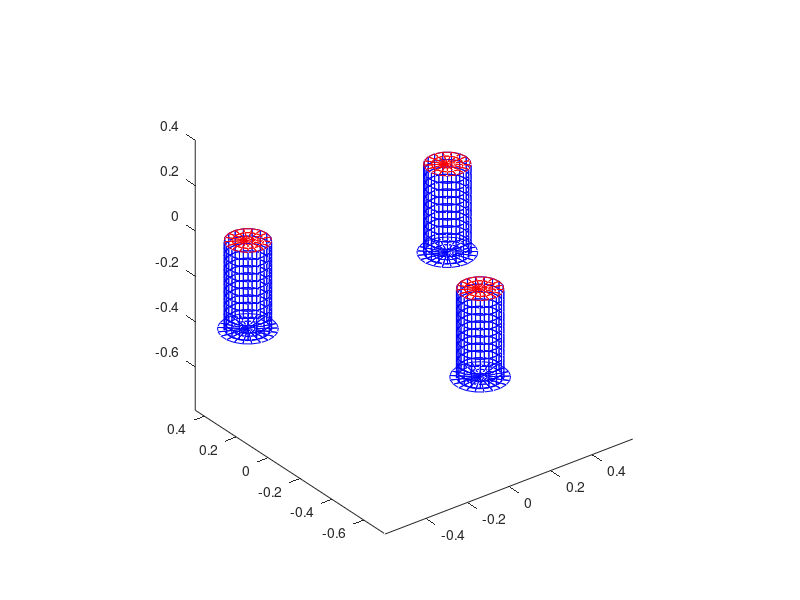

The MATLAB source for this figure:
% packages
clearvars
clc

% design variables
r = 0.182/2; % Radius of cylinder
rH = 0.233/2; % Radius of Heave plate
d = 0.3895; % Draft of cylinder 
distance_column = 0.96; % Distance between columns

% panel size
panel_size = 0.035; % Panel size

% calculating draft at a given radius point 

step = 0.001; % defining step
radius_at_z = 0:step:r; % defines radius range
D=(d/r).*sqrt(r^2-radius_at_z.^2); % gives the draft at each radius. You might have to times it by -1


% ------------------------------------------------------------------------
% ceil: Rounds up numbers to the nearest hole number. e.g 3.4 --> 4, 
% -1.9 --> 1

num_panels_z = ceil(d/panel_size); % Number of panels up the cylinder CHANGE

num_panels_around = ceil((2*pi*r)/(panel_size)); % Number of panels around one circle of the column

num_panels_radial = ceil(r/panel_size); % Number of panels in the radial direction, for free surface and heave plate 

num_panels_around_HEAVE_PLATE = ceil((2*pi*rH)/(panel_size)); % Number of panels around the simplified heave plate

num_panels_radial_HEAVE_PLATE = ceil(rH/panel_size); % Number of panels in the radial direction of heave plate 


% ------------------------------------------------------------------------

delta_z = d/num_panels_z; 
delta_theta = 2*pi/(num_panels_around);
delta_r = r/num_panels_radial; 
delta_theta_HeavePlate = 2*pi/(num_panels_around_HEAVE_PLATE);
delta_r_HeavePlate = rH/num_panels_radial_HEAVE_PLATE; 

% ------------------------------------------------------------------------

% Open file for storing panel vertices (for use in WAMIT ".gdf" input
% file):

num_panels = num_panels_around*num_panels_radial + num_panels_around*num_panels_z + num_panels_around_HEAVE_PLATE*num_panels_radial_HEAVE_PLATE; % total number of panels
fid=fopen('wow.gdf', 'wt'); % the code generates this file

% all the following lines prints the actual lines in the GDF file
fprintf(fid,'wow.gdf  --  circular cylinder with heave plate, ILOWHI=0, IRR=1 \n'); 
fprintf(fid,'    1.000000       9.806650     ULEN, GRAV \n');
fprintf(fid,'            0           0       ISX, ISY   \n');
fprintf(fid,'%d \n',num_panels*3);

% ------------------------------------------------------------------------

% Defining the offset of the column

xoff = 0; % offset the x axis position of the column
yoff = -0.55386; % offset the y axis position of the column
zoff = 0; % offset the z axis position of the column

% Pre-set values of offsets for an equilateral triangle of 3 columns (assume the distance_column here is from Froude Scaling:
% Column 1: xoff = -0.47965; yoff = 0.27694; zoff = 0;
% Column 2: xoff = 0; yoff = -0.55386; zoff = 0;
% Column 3: xoff = 0.47965; yoff = 0.27694; zoff = 0;

% Panelling the base of the heave plate:
for i = 1:3
    if i==1
        xoff = -1*distance_column/2; yoff = distance_column/2/sqrt(3); zoff = 0;
    elseif i==2
        xoff = 0; yoff = -1*distance_column/sqrt(3); zoff = 0;
    else
        xoff = distance_column/2; yoff = distance_column/2/sqrt(3); zoff = 0;
    end

    for n1 = 1:num_panels_around_HEAVE_PLATE
        for n2 = 1:num_panels_radial_HEAVE_PLATE
            x1 = (n2-1)*delta_r_HeavePlate*cos((n1-1)*delta_theta_HeavePlate) + xoff;
            y1 = (n2-1)*delta_r_HeavePlate*sin((n1-1)*delta_theta_HeavePlate) + yoff;
            z1 = -d;
            x2 = (n2-1)*delta_r_HeavePlate*cos(n1*delta_theta_HeavePlate) + xoff ;
            y2 = (n2-1)*delta_r_HeavePlate*sin(n1*delta_theta_HeavePlate) + yoff;
            z2 = -d;
            x3 = n2*delta_r_HeavePlate*cos(n1*delta_theta_HeavePlate) + xoff;
            y3 = n2*delta_r_HeavePlate*sin(n1*delta_theta_HeavePlate) + yoff;
            z3 = -d;
            x4 = n2*delta_r_HeavePlate*cos((n1-1)*delta_theta_HeavePlate) + xoff;
            y4 = n2*delta_r_HeavePlate*sin((n1-1)*delta_theta_HeavePlate) + yoff;
            z4 = -d;
            
            plot3([x1 x2 x3 x4 x1],[y1 y2 y3 y4 y1],[z1 z2 z3 z4 z1],'b')
            hold on
            
            fprintf(fid,'%11.7f %11.7f %11.7f %11.7f %11.7f %11.7f %11.7f %11.7f %11.7f %11.7f %11.7f %11.7f \n', ...
                    x1,y1,z1,x2,y2,z2,x3,y3,z3,x4,y4,z4);
        end
    end
    
    
    % Panelling the side of the cylinder:
    
    for n1 = 1:num_panels_around
        for n2 = 1:num_panels_z
            x1 =  r*cos((n1-1)*delta_theta) + xoff;
            y1 =  r*sin((n1-1)*delta_theta) + yoff;
            z1 = -d + (n2-1)*delta_z;
            x2 =  r*cos(n1*delta_theta) + xoff;
            y2 =  r*sin(n1*delta_theta) + yoff;
            z2 = -d + (n2-1)*delta_z;
            x3 =  r*cos(n1*delta_theta) + xoff;
            y3 =  r*sin(n1*delta_theta) + yoff;
            z3 = -d + n2*delta_z;
            x4 =  r*cos((n1-1)*delta_theta) + xoff;
            y4 =  r*sin((n1-1)*delta_theta) + yoff;
            z4 = -d + n2*delta_z;
            
            plot3([x1 x2 x3 x4 x1],[y1 y2 y3 y4 y1],[z1 z2 z3 z4 z1],'b')
            hold on
            
            fprintf(fid,'%11.7f %11.7f %11.7f %11.7f %11.7f %11.7f %11.7f %11.7f %11.7f %11.7f %11.7f %11.7f \n', ...
                    x1,y1,z1,x2,y2,z2,x3,y3,z3,x4,y4,z4);
        end
    end
    
    % Panelling the interior free surface of the cylinder:
    
    for n1 = 1:num_panels_around
        for n2 = 1:num_panels_radial
            x1 = (n2-1)*delta_r*cos((n1-1)*delta_theta) + xoff;
            y1 = (n2-1)*delta_r*sin((n1-1)*delta_theta) + yoff;
            z1 = 0;
            x2 = n2*delta_r*cos((n1-1)*delta_theta) + xoff;
            y2 = n2*delta_r*sin((n1-1)*delta_theta) + yoff;
            z2 = 0;
            x3 = n2*delta_r*cos(n1*delta_theta) + xoff;
            y3 = n2*delta_r*sin(n1*delta_theta) + yoff;
            z3 = 0;
            x4 = (n2-1)*delta_r*cos(n1*delta_theta) + xoff;
            y4 = (n2-1)*delta_r*sin(n1*delta_theta) + yoff;
            z4 = 0;
            
            plot3([x1 x2 x3 x4 x1],[y1 y2 y3 y4 y1],[z1 z2 z3 z4 z1],'r')
            hold on
            
            fprintf(fid,'%11.7f %11.7f %11.7f %11.7f %11.7f %11.7f %11.7f %11.7f %11.7f %11.7f %11.7f %11.7f \n', ...
                    x1,y1,z1,x2,y2,z2,x3,y3,z3,x4,y4,z4);
        end
    end
end

axis equal